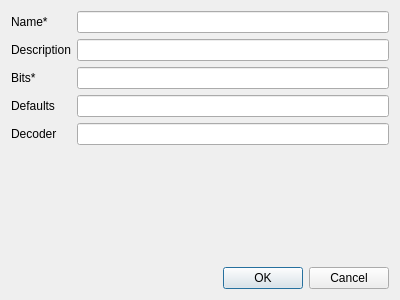
<?xml version="1.0" encoding="UTF-8"?>
<ui version="4.0">
 <class>BitfieldDefinitionDialog</class>
 <widget class="QDialog" name="BitfieldDefinitionDialog">
  <property name="geometry">
   <rect>
    <x>0</x>
    <y>0</y>
    <width>400</width>
    <height>300</height>
   </rect>
  </property>
  <property name="windowTitle">
   <string>New Bitfield Definition</string>
  </property>
  <layout class="QVBoxLayout" name="verticalLayout">
   <item>
    <layout class="QFormLayout" name="formLayout">
     <item row="0" column="0">
      <widget class="QLabel" name="nameLabel">
       <property name="text">
        <string>Name*</string>
       </property>
      </widget>
     </item>
     <item row="0" column="1">
      <widget class="QLineEdit" name="nameLineEdit"/>
     </item>
     <item row="1" column="0">
      <widget class="QLabel" name="descriptionLabel">
       <property name="text">
        <string>Description</string>
       </property>
      </widget>
     </item>
     <item row="1" column="1">
      <widget class="QLineEdit" name="descriptionLineEdit"/>
     </item>
     <item row="2" column="0">
      <widget class="QLabel" name="bitsLabel">
       <property name="text">
        <string>Bits*</string>
       </property>
      </widget>
     </item>
     <item row="2" column="1">
      <widget class="QLineEdit" name="bitsLineEdit"/>
     </item>
     <item row="3" column="0">
      <widget class="QLabel" name="defaultsLabel">
       <property name="text">
        <string>Defaults</string>
       </property>
      </widget>
     </item>
     <item row="3" column="1">
      <widget class="QLineEdit" name="defaultsLineEdit"/>
     </item>
     <item row="4" column="0">
      <widget class="QLabel" name="decoderLabel">
       <property name="text">
        <string>Decoder</string>
       </property>
      </widget>
     </item>
     <item row="4" column="1">
      <widget class="QLineEdit" name="decoderLineEdit"/>
     </item>
    </layout>
   </item>
   <item>
    <spacer name="verticalSpacer">
     <property name="orientation">
      <enum>Qt::Vertical</enum>
     </property>
     <property name="sizeHint" stdset="0">
      <size>
       <width>20</width>
       <height>40</height>
      </size>
     </property>
    </spacer>
   </item>
   <item>
    <widget class="QLabel" name="errorLabel">
     <property name="text">
      <string/>
     </property>
    </widget>
   </item>
   <item>
    <widget class="QDialogButtonBox" name="buttonBox">
     <property name="standardButtons">
      <set>QDialogButtonBox::Cancel|QDialogButtonBox::Ok</set>
     </property>
    </widget>
   </item>
  </layout>
 </widget>
 <resources/>
 <connections/>
</ui>
